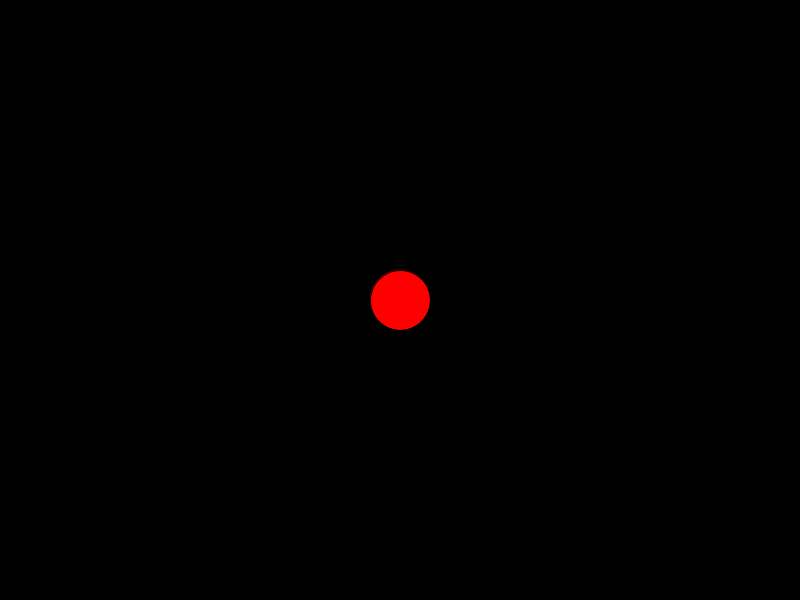
Frame 1 (no input)
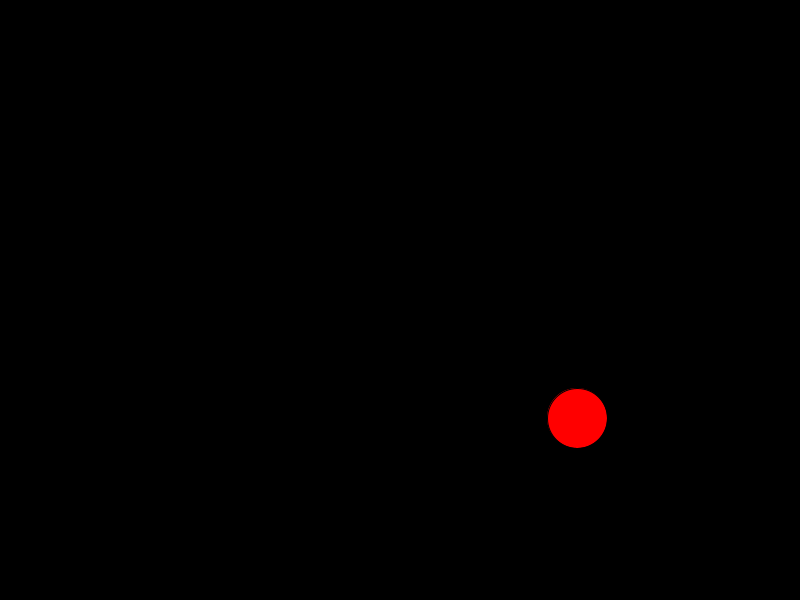
Frame 60 (the mouse pressed at the canvas centre just before this capture)
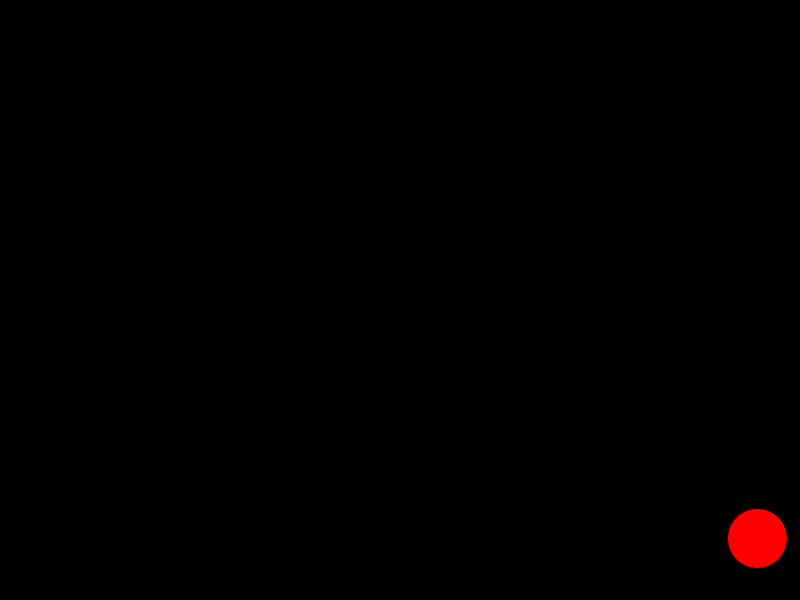
Frame 120 (the mouse held since frame 60 and released just before this capture)

The Processing sketch that drew these frames (run headless with seeded random() and noise(); from frame 60 on, the mouse is pressed at the canvas centre):

// Processing sketch: ejercicio_para_la_asistencia_clase_2
// ── ejercicio_para_la_asistencia_clase_2.pde
float x, y;          // Posición de la pelota
float velocidadX;    // Velocidad horizontal
float velocidadY;    // Velocidad vertical
float diametro;      // Tamaño de la pelota

void setup() {
  size(800, 600);    // Tamaño de la ventana
  x = width/2;       // Posición inicial en el centro
  y = height/2;
  velocidadX = 3;    // Velocidad inicial
  velocidadY = 2;
  diametro = 60;     // Tamaño de la pelota
}

void draw() {
  background(0);     // Fondo negro
  
  // Dibujar la pelota
  fill(255, 0, 0);   // Color rojo
  ellipse(x, y, diametro, diametro);
  
  // Mover la pelota
  x += velocidadX;
  y += velocidadY;
  
  // Rebotar en los bordes horizontales
  if (x > width - diametro/2 || x < diametro/2) {
    velocidadX *= -1;
  }
  
  // Rebotar en los bordes verticales
  if (y > height - diametro/2 || y < diametro/2) {
    velocidadY *= -1;
  }
}
